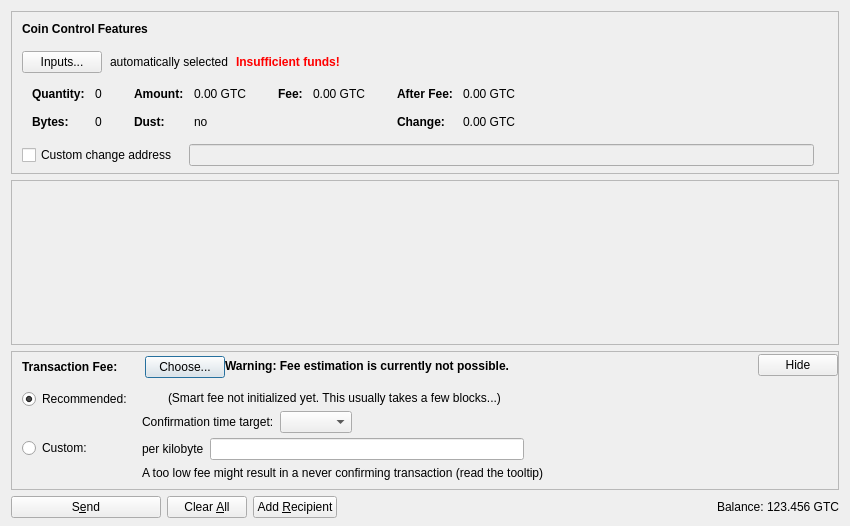
<?xml version="1.0" encoding="UTF-8"?>
<ui version="4.0">
 <class>SendCoinsDialog</class>
 <widget class="QDialog" name="SendCoinsDialog">
  <property name="geometry">
   <rect>
    <x>0</x>
    <y>0</y>
    <width>850</width>
    <height>526</height>
   </rect>
  </property>
  <property name="windowTitle">
   <string>Send Coins</string>
  </property>
  <layout class="QVBoxLayout" name="verticalLayout" stretch="0,1,0,0">
   <property name="bottomMargin">
    <number>8</number>
   </property>
   <item>
    <widget class="QFrame" name="frameCoinControl">
     <property name="sizePolicy">
      <sizepolicy hsizetype="Expanding" vsizetype="Expanding">
       <horstretch>0</horstretch>
       <verstretch>0</verstretch>
      </sizepolicy>
     </property>
     <property name="maximumSize">
      <size>
       <width>16777215</width>
       <height>16777215</height>
      </size>
     </property>
     <property name="frameShape">
      <enum>QFrame::StyledPanel</enum>
     </property>
     <property name="frameShadow">
      <enum>QFrame::Sunken</enum>
     </property>
     <layout class="QVBoxLayout" name="verticalLayoutCoinControl2">
      <property name="spacing">
       <number>0</number>
      </property>
      <property name="leftMargin">
       <number>0</number>
      </property>
      <property name="topMargin">
       <number>0</number>
      </property>
      <property name="rightMargin">
       <number>0</number>
      </property>
      <property name="bottomMargin">
       <number>6</number>
      </property>
      <item>
       <layout class="QVBoxLayout" name="verticalLayoutCoinControl" stretch="0,0,0,0,1">
        <property name="spacing">
         <number>0</number>
        </property>
        <property name="leftMargin">
         <number>10</number>
        </property>
        <property name="topMargin">
         <number>10</number>
        </property>
        <item>
         <layout class="QHBoxLayout" name="horizontalLayoutCoinControl1">
          <property name="bottomMargin">
           <number>15</number>
          </property>
          <item>
           <widget class="QLabel" name="labelCoinControlFeatures">
            <property name="sizePolicy">
             <sizepolicy hsizetype="Preferred" vsizetype="Maximum">
              <horstretch>0</horstretch>
              <verstretch>0</verstretch>
             </sizepolicy>
            </property>
            <property name="font">
             <font>
              <weight>75</weight>
              <bold>true</bold>
             </font>
            </property>
            <property name="styleSheet">
             <string notr="true">font-weight:bold;</string>
            </property>
            <property name="text">
             <string>Coin Control Features</string>
            </property>
           </widget>
          </item>
         </layout>
        </item>
        <item>
         <layout class="QHBoxLayout" name="horizontalLayoutCoinControl2" stretch="0,0,0,0">
          <property name="spacing">
           <number>8</number>
          </property>
          <property name="bottomMargin">
           <number>10</number>
          </property>
          <item>
           <widget class="QPushButton" name="pushButtonCoinControl">
            <property name="styleSheet">
             <string notr="true"/>
            </property>
            <property name="text">
             <string>Inputs...</string>
            </property>
            <property name="autoDefault">
             <bool>false</bool>
            </property>
           </widget>
          </item>
          <item>
           <widget class="QLabel" name="labelCoinControlAutomaticallySelected">
            <property name="text">
             <string>automatically selected</string>
            </property>
            <property name="margin">
             <number>5</number>
            </property>
           </widget>
          </item>
          <item>
           <widget class="QLabel" name="labelCoinControlInsuffFunds">
            <property name="font">
             <font>
              <weight>75</weight>
              <bold>true</bold>
             </font>
            </property>
            <property name="styleSheet">
             <string notr="true">color:red;font-weight:bold;</string>
            </property>
            <property name="text">
             <string>Insufficient funds!</string>
            </property>
            <property name="margin">
             <number>5</number>
            </property>
           </widget>
          </item>
          <item>
           <spacer name="horizontalSpacerCoinControl">
            <property name="orientation">
             <enum>Qt::Horizontal</enum>
            </property>
            <property name="sizeHint" stdset="0">
             <size>
              <width>40</width>
              <height>1</height>
             </size>
            </property>
           </spacer>
          </item>
         </layout>
        </item>
        <item>
         <widget class="QWidget" name="widgetCoinControl" native="true">
          <property name="sizePolicy">
           <sizepolicy hsizetype="Preferred" vsizetype="Preferred">
            <horstretch>0</horstretch>
            <verstretch>0</verstretch>
           </sizepolicy>
          </property>
          <property name="minimumSize">
           <size>
            <width>0</width>
            <height>0</height>
           </size>
          </property>
          <property name="styleSheet">
           <string notr="true"/>
          </property>
          <layout class="QHBoxLayout" name="horizontalLayoutCoinControl5">
           <property name="leftMargin">
            <number>0</number>
           </property>
           <property name="topMargin">
            <number>0</number>
           </property>
           <property name="rightMargin">
            <number>0</number>
           </property>
           <property name="bottomMargin">
            <number>0</number>
           </property>
           <item>
            <layout class="QHBoxLayout" name="horizontalLayoutCoinControl3" stretch="0,0,0,1">
             <property name="spacing">
              <number>20</number>
             </property>
             <property name="topMargin">
              <number>0</number>
             </property>
             <property name="bottomMargin">
              <number>10</number>
             </property>
             <item>
              <layout class="QFormLayout" name="formLayoutCoinControl1">
               <property name="horizontalSpacing">
                <number>10</number>
               </property>
               <property name="verticalSpacing">
                <number>14</number>
               </property>
               <property name="leftMargin">
                <number>10</number>
               </property>
               <property name="topMargin">
                <number>4</number>
               </property>
               <property name="rightMargin">
                <number>6</number>
               </property>
               <item row="0" column="0">
                <widget class="QLabel" name="labelCoinControlQuantityText">
                 <property name="font">
                  <font>
                   <weight>75</weight>
                   <bold>true</bold>
                  </font>
                 </property>
                 <property name="text">
                  <string>Quantity:</string>
                 </property>
                 <property name="margin">
                  <number>0</number>
                 </property>
                </widget>
               </item>
               <item row="0" column="1">
                <widget class="QLabel" name="labelCoinControlQuantity">
                 <property name="cursor">
                  <cursorShape>IBeamCursor</cursorShape>
                 </property>
                 <property name="contextMenuPolicy">
                  <enum>Qt::ActionsContextMenu</enum>
                 </property>
                 <property name="text">
                  <string notr="true">0</string>
                 </property>
                 <property name="margin">
                  <number>0</number>
                 </property>
                 <property name="textInteractionFlags">
                  <set>Qt::LinksAccessibleByMouse|Qt::TextSelectableByKeyboard|Qt::TextSelectableByMouse</set>
                 </property>
                </widget>
               </item>
               <item row="1" column="0">
                <widget class="QLabel" name="labelCoinControlBytesText">
                 <property name="font">
                  <font>
                   <weight>75</weight>
                   <bold>true</bold>
                  </font>
                 </property>
                 <property name="text">
                  <string>Bytes:</string>
                 </property>
                </widget>
               </item>
               <item row="1" column="1">
                <widget class="QLabel" name="labelCoinControlBytes">
                 <property name="cursor">
                  <cursorShape>IBeamCursor</cursorShape>
                 </property>
                 <property name="contextMenuPolicy">
                  <enum>Qt::ActionsContextMenu</enum>
                 </property>
                 <property name="text">
                  <string notr="true">0</string>
                 </property>
                 <property name="textInteractionFlags">
                  <set>Qt::LinksAccessibleByMouse|Qt::TextSelectableByKeyboard|Qt::TextSelectableByMouse</set>
                 </property>
                </widget>
               </item>
              </layout>
             </item>
             <item>
              <layout class="QFormLayout" name="formLayoutCoinControl2">
               <property name="horizontalSpacing">
                <number>10</number>
               </property>
               <property name="verticalSpacing">
                <number>14</number>
               </property>
               <property name="leftMargin">
                <number>6</number>
               </property>
               <property name="topMargin">
                <number>4</number>
               </property>
               <property name="rightMargin">
                <number>6</number>
               </property>
               <item row="0" column="0">
                <widget class="QLabel" name="labelCoinControlAmountText">
                 <property name="font">
                  <font>
                   <weight>75</weight>
                   <bold>true</bold>
                  </font>
                 </property>
                 <property name="text">
                  <string>Amount:</string>
                 </property>
                 <property name="margin">
                  <number>0</number>
                 </property>
                </widget>
               </item>
               <item row="0" column="1">
                <widget class="QLabel" name="labelCoinControlAmount">
                 <property name="cursor">
                  <cursorShape>IBeamCursor</cursorShape>
                 </property>
                 <property name="contextMenuPolicy">
                  <enum>Qt::ActionsContextMenu</enum>
                 </property>
                 <property name="text">
                  <string notr="true">0.00 GTC</string>
                 </property>
                 <property name="textInteractionFlags">
                  <set>Qt::LinksAccessibleByMouse|Qt::TextSelectableByKeyboard|Qt::TextSelectableByMouse</set>
                 </property>
                </widget>
               </item>
               <item row="1" column="0">
                <widget class="QLabel" name="labelCoinControlLowOutputText">
                 <property name="font">
                  <font>
                   <weight>75</weight>
                   <bold>true</bold>
                  </font>
                 </property>
                 <property name="text">
                  <string>Dust:</string>
                 </property>
                </widget>
               </item>
               <item row="1" column="1">
                <widget class="QLabel" name="labelCoinControlLowOutput">
                 <property name="cursor">
                  <cursorShape>IBeamCursor</cursorShape>
                 </property>
                 <property name="contextMenuPolicy">
                  <enum>Qt::ActionsContextMenu</enum>
                 </property>
                 <property name="text">
                  <string notr="true">no</string>
                 </property>
                 <property name="textInteractionFlags">
                  <set>Qt::LinksAccessibleByMouse|Qt::TextSelectableByKeyboard|Qt::TextSelectableByMouse</set>
                 </property>
                </widget>
               </item>
              </layout>
             </item>
             <item>
              <layout class="QFormLayout" name="formLayoutCoinControl3">
               <property name="horizontalSpacing">
                <number>10</number>
               </property>
               <property name="verticalSpacing">
                <number>14</number>
               </property>
               <property name="leftMargin">
                <number>6</number>
               </property>
               <property name="topMargin">
                <number>4</number>
               </property>
               <property name="rightMargin">
                <number>6</number>
               </property>
               <item row="0" column="0">
                <widget class="QLabel" name="labelCoinControlFeeText">
                 <property name="font">
                  <font>
                   <weight>75</weight>
                   <bold>true</bold>
                  </font>
                 </property>
                 <property name="text">
                  <string>Fee:</string>
                 </property>
                 <property name="margin">
                  <number>0</number>
                 </property>
                </widget>
               </item>
               <item row="0" column="1">
                <widget class="QLabel" name="labelCoinControlFee">
                 <property name="cursor">
                  <cursorShape>IBeamCursor</cursorShape>
                 </property>
                 <property name="contextMenuPolicy">
                  <enum>Qt::ActionsContextMenu</enum>
                 </property>
                 <property name="text">
                  <string notr="true">0.00 GTC</string>
                 </property>
                 <property name="textInteractionFlags">
                  <set>Qt::LinksAccessibleByMouse|Qt::TextSelectableByKeyboard|Qt::TextSelectableByMouse</set>
                 </property>
                </widget>
               </item>
              </layout>
             </item>
             <item>
              <layout class="QFormLayout" name="formLayoutCoinControl4">
               <property name="horizontalSpacing">
                <number>10</number>
               </property>
               <property name="verticalSpacing">
                <number>14</number>
               </property>
               <property name="leftMargin">
                <number>6</number>
               </property>
               <property name="topMargin">
                <number>4</number>
               </property>
               <property name="rightMargin">
                <number>6</number>
               </property>
               <item row="0" column="0">
                <widget class="QLabel" name="labelCoinControlAfterFeeText">
                 <property name="font">
                  <font>
                   <weight>75</weight>
                   <bold>true</bold>
                  </font>
                 </property>
                 <property name="text">
                  <string>After Fee:</string>
                 </property>
                 <property name="margin">
                  <number>0</number>
                 </property>
                </widget>
               </item>
               <item row="0" column="1">
                <widget class="QLabel" name="labelCoinControlAfterFee">
                 <property name="cursor">
                  <cursorShape>IBeamCursor</cursorShape>
                 </property>
                 <property name="contextMenuPolicy">
                  <enum>Qt::ActionsContextMenu</enum>
                 </property>
                 <property name="text">
                  <string notr="true">0.00 GTC</string>
                 </property>
                 <property name="textInteractionFlags">
                  <set>Qt::LinksAccessibleByMouse|Qt::TextSelectableByKeyboard|Qt::TextSelectableByMouse</set>
                 </property>
                </widget>
               </item>
               <item row="1" column="0">
                <widget class="QLabel" name="labelCoinControlChangeText">
                 <property name="font">
                  <font>
                   <weight>75</weight>
                   <bold>true</bold>
                  </font>
                 </property>
                 <property name="text">
                  <string>Change:</string>
                 </property>
                </widget>
               </item>
               <item row="1" column="1">
                <widget class="QLabel" name="labelCoinControlChange">
                 <property name="cursor">
                  <cursorShape>IBeamCursor</cursorShape>
                 </property>
                 <property name="contextMenuPolicy">
                  <enum>Qt::ActionsContextMenu</enum>
                 </property>
                 <property name="text">
                  <string notr="true">0.00 GTC</string>
                 </property>
                 <property name="textInteractionFlags">
                  <set>Qt::LinksAccessibleByMouse|Qt::TextSelectableByKeyboard|Qt::TextSelectableByMouse</set>
                 </property>
                </widget>
               </item>
              </layout>
             </item>
            </layout>
           </item>
          </layout>
         </widget>
        </item>
        <item>
         <layout class="QHBoxLayout" name="horizontalLayoutCoinControl4" stretch="0,0,0">
          <property name="spacing">
           <number>12</number>
          </property>
          <property name="sizeConstraint">
           <enum>QLayout::SetDefaultConstraint</enum>
          </property>
          <property name="topMargin">
           <number>5</number>
          </property>
          <property name="rightMargin">
           <number>5</number>
          </property>
          <item>
           <widget class="QCheckBox" name="checkBoxCoinControlChange">
            <property name="toolTip">
             <string>If this is activated, but the change address is empty or invalid, change will be sent to a newly generated address.</string>
            </property>
            <property name="text">
             <string>Custom change address</string>
            </property>
           </widget>
          </item>
          <item>
           <widget class="QValidatedLineEdit" name="lineEditCoinControlChange">
            <property name="enabled">
             <bool>false</bool>
            </property>
            <property name="sizePolicy">
             <sizepolicy hsizetype="Expanding" vsizetype="Fixed">
              <horstretch>0</horstretch>
              <verstretch>0</verstretch>
             </sizepolicy>
            </property>
           </widget>
          </item>
          <item>
           <widget class="QLabel" name="labelCoinControlChangeLabel">
            <property name="sizePolicy">
             <sizepolicy hsizetype="Preferred" vsizetype="Expanding">
              <horstretch>0</horstretch>
              <verstretch>0</verstretch>
             </sizepolicy>
            </property>
            <property name="minimumSize">
             <size>
              <width>0</width>
              <height>0</height>
             </size>
            </property>
            <property name="text">
             <string/>
            </property>
            <property name="margin">
             <number>3</number>
            </property>
           </widget>
          </item>
         </layout>
        </item>
        <item>
         <spacer name="verticalSpacerCoinControl">
          <property name="orientation">
           <enum>Qt::Vertical</enum>
          </property>
          <property name="sizeHint" stdset="0">
           <size>
            <width>800</width>
            <height>1</height>
           </size>
          </property>
         </spacer>
        </item>
       </layout>
      </item>
     </layout>
    </widget>
   </item>
   <item>
    <widget class="QScrollArea" name="scrollArea">
     <property name="widgetResizable">
      <bool>true</bool>
     </property>
     <widget class="QWidget" name="scrollAreaWidgetContents">
      <property name="geometry">
       <rect>
        <x>0</x>
        <y>0</y>
        <width>830</width>
        <height>104</height>
       </rect>
      </property>
      <layout class="QVBoxLayout" name="verticalLayout_2" stretch="0,1">
       <property name="leftMargin">
        <number>0</number>
       </property>
       <property name="topMargin">
        <number>0</number>
       </property>
       <property name="rightMargin">
        <number>0</number>
       </property>
       <property name="bottomMargin">
        <number>0</number>
       </property>
       <item>
        <layout class="QVBoxLayout" name="entries">
         <property name="spacing">
          <number>6</number>
         </property>
        </layout>
       </item>
       <item>
        <spacer name="verticalSpacer">
         <property name="orientation">
          <enum>Qt::Vertical</enum>
         </property>
         <property name="sizeHint" stdset="0">
          <size>
           <width>20</width>
           <height>40</height>
          </size>
         </property>
        </spacer>
       </item>
      </layout>
     </widget>
    </widget>
   </item>
   <item>
    <widget class="QFrame" name="frameFee">
     <property name="sizePolicy">
      <sizepolicy hsizetype="Expanding" vsizetype="Expanding">
       <horstretch>0</horstretch>
       <verstretch>0</verstretch>
      </sizepolicy>
     </property>
     <property name="maximumSize">
      <size>
       <width>16777215</width>
       <height>16777215</height>
      </size>
     </property>
     <property name="frameShape">
      <enum>QFrame::StyledPanel</enum>
     </property>
     <property name="frameShadow">
      <enum>QFrame::Sunken</enum>
     </property>
     <layout class="QVBoxLayout" name="verticalLayoutFee1">
      <property name="spacing">
       <number>0</number>
      </property>
      <property name="leftMargin">
       <number>0</number>
      </property>
      <property name="topMargin">
       <number>0</number>
      </property>
      <property name="rightMargin">
       <number>0</number>
      </property>
      <property name="bottomMargin">
       <number>0</number>
      </property>
      <item>
       <layout class="QVBoxLayout" name="verticalLayoutFee2" stretch="0,0,0">
        <property name="spacing">
         <number>0</number>
        </property>
        <property name="leftMargin">
         <number>10</number>
        </property>
        <property name="topMargin">
         <number>0</number>
        </property>
        <item>
         <layout class="QHBoxLayout" name="horizontalLayoutFee1">
          <property name="bottomMargin">
           <number>0</number>
          </property>
          <item>
           <layout class="QVBoxLayout" name="verticalLayoutFee7">
            <property name="spacing">
             <number>0</number>
            </property>
            <item>
             <spacer name="verticalSpacerSmartFee">
              <property name="orientation">
               <enum>Qt::Vertical</enum>
              </property>
              <property name="sizeType">
               <enum>QSizePolicy::Fixed</enum>
              </property>
              <property name="sizeHint" stdset="0">
               <size>
                <width>1</width>
                <height>4</height>
               </size>
              </property>
             </spacer>
            </item>
            <item>
             <layout class="QHBoxLayout" name="horizontalLayoutSmartFee">
              <property name="spacing">
               <number>10</number>
              </property>
              <item>
               <widget class="QLabel" name="labelFeeHeadline">
                <property name="sizePolicy">
                 <sizepolicy hsizetype="Preferred" vsizetype="Maximum">
                  <horstretch>0</horstretch>
                  <verstretch>0</verstretch>
                 </sizepolicy>
                </property>
                <property name="font">
                 <font>
                  <weight>75</weight>
                  <bold>true</bold>
                 </font>
                </property>
                <property name="styleSheet">
                 <string notr="true">font-weight:bold;</string>
                </property>
                <property name="text">
                 <string>Transaction Fee:</string>
                </property>
               </widget>
              </item>
              <item>
               <widget class="QLabel" name="labelFeeMinimized">
                <property name="text">
                 <string/>
                </property>
               </widget>
              </item>
              <item>
               <widget class="QPushButton" name="buttonChooseFee">
                <property name="text">
                 <string>Choose...</string>
                </property>
               </widget>
              </item>
             </layout>
            </item>
            <item>
             <spacer name="verticalSpacer_5">
              <property name="orientation">
               <enum>Qt::Vertical</enum>
              </property>
              <property name="sizeHint" stdset="0">
               <size>
                <width>1</width>
                <height>1</height>
               </size>
              </property>
             </spacer>
            </item>
           </layout>
          </item>
          <item>
           <widget class="QLabel" name="fallbackFeeWarningLabel">
            <property name="toolTip">
             <string>Using the fallbackfee can result in sending a transaction that will take several hours or days (or never) to confirm. Consider choosing your fee manually or wait until you have validated the complete chain.</string>
            </property>
            <property name="font">
            <font>
                <weight>75</weight>
                <bold>true</bold>
            </font>
            </property>
            <property name="text">
             <string>Warning: Fee estimation is currently not possible.</string>
            </property>
            <property name="wordWrap">
             <bool>false</bool>
            </property>
           </widget>
          </item>
          <item>
           <spacer name="horizontalSpacer_4">
            <property name="orientation">
             <enum>Qt::Horizontal</enum>
            </property>
            <property name="sizeType">
             <enum>QSizePolicy::MinimumExpanding</enum>
            </property>
            <property name="sizeHint" stdset="0">
             <size>
              <width>40</width>
              <height>20</height>
             </size>
            </property>
           </spacer>
          </item>
          <item>
           <widget class="QPushButton" name="buttonMinimizeFee">
            <property name="toolTip">
             <string>collapse fee-settings</string>
            </property>
            <property name="text">
             <string>Hide</string>
            </property>
           </widget>
          </item>
         </layout>
        </item>
        <item>
         <widget class="QFrame" name="frameFeeSelection">
          <layout class="QVBoxLayout" name="verticalLayoutFee12">
           <property name="spacing">
            <number>0</number>
           </property>
           <property name="leftMargin">
            <number>0</number>
           </property>
           <property name="topMargin">
            <number>0</number>
           </property>
           <property name="rightMargin">
            <number>0</number>
           </property>
           <property name="bottomMargin">
            <number>0</number>
           </property>
           <item>
            <layout class="QGridLayout" name="gridLayoutFee">
             <property name="topMargin">
              <number>10</number>
             </property>
             <property name="bottomMargin">
              <number>4</number>
             </property>
             <property name="horizontalSpacing">
              <number>10</number>
             </property>
             <property name="verticalSpacing">
              <number>4</number>
             </property>
             <item row="1" column="1">
              <layout class="QVBoxLayout" name="verticalLayoutFee8">
               <property name="spacing">
                <number>6</number>
               </property>
               <item>
                <layout class="QHBoxLayout" name="horizontalLayoutFee13">
                 <item>
                  <widget class="QLabel" name="labelCustomPerKilobyte">
                   <property name="toolTip">
                    <string>Specify a custom fee per kB (1,000 bytes) of the transaction's virtual size.

Note:  Since the fee is calculated on a per-byte basis, a fee of "100 satoshis per kB" for a transaction size of 500 bytes (half of 1 kB) would ultimately yield a fee of only 50 satoshis.</string>
                   </property>
                   <property name="text">
                    <string>per kilobyte</string>
                   </property>
                  </widget>
                 </item>
                 <item>
                  <widget class="BitcoinAmountField" name="customFee"/>
                 </item>
                 <item>
                  <spacer name="horizontalSpacer_6">
                   <property name="orientation">
                    <enum>Qt::Horizontal</enum>
                   </property>
                   <property name="sizeHint" stdset="0">
                    <size>
                     <width>1</width>
                     <height>1</height>
                    </size>
                   </property>
                  </spacer>
                 </item>
                </layout>
               </item>
               <item>
                <layout class="QHBoxLayout" name="horizontalLayoutFee8">
                 <item>
                  <widget class="QLabel" name="labelCustomFeeWarning">
                   <property name="enabled">
                    <bool>true</bool>
                   </property>
                   <property name="toolTip">
                    <string>When there is less transaction volume than space in the blocks, miners as well as relaying nodes may enforce a minimum fee. Paying only this minimum fee is just fine, but be aware that this can result in a never confirming transaction once there is more demand for nightcoin transactions than the network can process.</string>
                   </property>
                   <property name="text">
                    <string>A too low fee might result in a never confirming transaction (read the tooltip)</string>
                   </property>
                  </widget>
                 </item>
                 <item>
                  <spacer name="horizontalSpacer_2">
                   <property name="orientation">
                    <enum>Qt::Horizontal</enum>
                   </property>
                   <property name="sizeHint" stdset="0">
                    <size>
                     <width>1</width>
                     <height>1</height>
                    </size>
                   </property>
                  </spacer>
                 </item>
                </layout>
               </item>
              </layout>
             </item>
             <item row="0" column="0">
              <layout class="QVBoxLayout" name="verticalLayoutFee4" stretch="0,1">
               <item>
                <widget class="QRadioButton" name="radioSmartFee">
                 <property name="text">
                  <string>Recommended:</string>
                 </property>
                 <property name="checked">
                  <bool>true</bool>
                 </property>
                 <attribute name="buttonGroup">
                  <string notr="true">groupFee</string>
                 </attribute>
                </widget>
               </item>
               <item>
                <spacer name="verticalSpacer_2">
                 <property name="orientation">
                  <enum>Qt::Vertical</enum>
                 </property>
                 <property name="sizeHint" stdset="0">
                  <size>
                   <width>1</width>
                   <height>1</height>
                  </size>
                 </property>
                </spacer>
               </item>
              </layout>
             </item>
             <item row="1" column="0">
              <layout class="QVBoxLayout" name="verticalLayoutFee9" stretch="0,1">
               <item>
                <widget class="QRadioButton" name="radioCustomFee">
                 <property name="text">
                  <string>Custom:</string>
                 </property>
                 <attribute name="buttonGroup">
                  <string notr="true">groupFee</string>
                 </attribute>
                </widget>
               </item>
               <item>
                <spacer name="verticalSpacer_6">
                 <property name="orientation">
                  <enum>Qt::Vertical</enum>
                 </property>
                 <property name="sizeHint" stdset="0">
                  <size>
                   <width>1</width>
                   <height>1</height>
                  </size>
                 </property>
                </spacer>
               </item>
              </layout>
             </item>
             <item row="0" column="1">
              <layout class="QVBoxLayout" name="verticalLayoutFee3" stretch="0,0,1">
               <property name="spacing">
                <number>6</number>
               </property>
               <property name="topMargin">
                <number>2</number>
               </property>
               <item>
                <layout class="QHBoxLayout" name="horizontalLayoutFee12">
                 <item>
                  <widget class="QLabel" name="labelSmartFee">
                   <property name="text">
                    <string/>
                   </property>
                  </widget>
                 </item>
                 <item>
                  <widget class="QLabel" name="labelFeeEstimation">
                   <property name="text">
                    <string/>
                   </property>
                  </widget>
                 </item>
                 <item>
                  <widget class="QLabel" name="labelSmartFee2">
                   <property name="text">
                    <string>(Smart fee not initialized yet. This usually takes a few blocks...)</string>
                   </property>
                  </widget>
                 </item>
                 <item>
                  <spacer name="horizontalSpacer_5">
                   <property name="orientation">
                    <enum>Qt::Horizontal</enum>
                   </property>
                   <property name="sizeHint" stdset="0">
                    <size>
                     <width>1</width>
                     <height>1</height>
                    </size>
                   </property>
                  </spacer>
                 </item>
                </layout>
               </item>
               <item>
                <layout class="QHBoxLayout" name="horizontalLayoutFee9">
                 <item>
                  <layout class="QVBoxLayout" name="verticalLayoutFee6">
                   <item>
                    <widget class="QLabel" name="labelSmartFee3">
                     <property name="text">
                      <string>Confirmation time target:</string>
                     </property>
                    </widget>
                   </item>
                  </layout>
                 </item>
                 <item>
                  <layout class="QVBoxLayout" name="verticalLayoutFee5">
                   <property name="rightMargin">
                    <number>30</number>
                   </property>
                   <item>
                    <layout class="QHBoxLayout" name="horizontalLayoutConfTarget">
                     <property name="bottomMargin">
                      <number>0</number>
                     </property>
                     <item>
                      <widget class="QComboBox" name="confTargetSelector"/>
                     </item>
                     <item>
                      <spacer name="horizontalSpacerConfTarget">
                       <property name="orientation">
                        <enum>Qt::Horizontal</enum>
                       </property>
                       <property name="sizeHint" stdset="0">
                        <size>
                         <width>40</width>
                         <height>20</height>
                        </size>
                       </property>
                      </spacer>
                     </item>
                    </layout>
                   </item>
                  </layout>
                 </item>
                </layout>
               </item>
               <item>
                <spacer name="verticalSpacer_4">
                 <property name="orientation">
                  <enum>Qt::Vertical</enum>
                 </property>
                 <property name="sizeHint" stdset="0">
                  <size>
                   <width>1</width>
                   <height>1</height>
                  </size>
                 </property>
                </spacer>
               </item>
              </layout>
             </item>
            </layout>
           </item>
          </layout>
         </widget>
        </item>
        <item>
         <spacer name="verticalSpacerFee">
          <property name="orientation">
           <enum>Qt::Vertical</enum>
          </property>
          <property name="sizeHint" stdset="0">
           <size>
            <width>40</width>
            <height>5</height>
           </size>
          </property>
         </spacer>
        </item>
       </layout>
      </item>
     </layout>
    </widget>
   </item>
   <item>
    <layout class="QHBoxLayout" name="horizontalLayout">
     <item>
      <widget class="QPushButton" name="sendButton">
       <property name="minimumSize">
        <size>
         <width>150</width>
         <height>0</height>
        </size>
       </property>
       <property name="toolTip">
        <string>Confirm the send action</string>
       </property>
       <property name="text">
        <string>S&amp;end</string>
       </property>
       <property name="icon">
        <iconset resource="../bitcoin.qrc">
         <normaloff>:/icons/send</normaloff>:/icons/send</iconset>
       </property>
       <property name="autoDefault">
        <bool>false</bool>
       </property>
       <property name="default">
        <bool>false</bool>
       </property>
      </widget>
     </item>
     <item>
      <widget class="QPushButton" name="clearButton">
       <property name="sizePolicy">
        <sizepolicy hsizetype="Minimum" vsizetype="Fixed">
         <horstretch>0</horstretch>
         <verstretch>0</verstretch>
        </sizepolicy>
       </property>
       <property name="toolTip">
        <string>Clear all fields of the form.</string>
       </property>
       <property name="text">
        <string>Clear &amp;All</string>
       </property>
       <property name="icon">
        <iconset resource="../bitcoin.qrc">
         <normaloff>:/icons/remove</normaloff>:/icons/remove</iconset>
       </property>
       <property name="autoDefault">
        <bool>false</bool>
       </property>
      </widget>
     </item>
     <item>
      <widget class="QPushButton" name="addButton">
       <property name="toolTip">
        <string>Send to multiple recipients at once</string>
       </property>
       <property name="text">
        <string>Add &amp;Recipient</string>
       </property>
       <property name="icon">
        <iconset resource="../bitcoin.qrc">
         <normaloff>:/icons/add</normaloff>:/icons/add</iconset>
       </property>
       <property name="autoDefault">
        <bool>false</bool>
       </property>
      </widget>
     </item>
     <item>
      <spacer name="horizontalSpacer">
       <property name="orientation">
        <enum>Qt::Horizontal</enum>
       </property>
       <property name="sizeHint" stdset="0">
        <size>
         <width>40</width>
         <height>20</height>
        </size>
       </property>
      </spacer>
     </item>
     <item>
      <layout class="QHBoxLayout" name="horizontalLayout_2">
       <property name="spacing">
        <number>3</number>
       </property>
       <item>
        <widget class="QLabel" name="label">
         <property name="sizePolicy">
          <sizepolicy hsizetype="Preferred" vsizetype="Fixed">
           <horstretch>0</horstretch>
           <verstretch>0</verstretch>
          </sizepolicy>
         </property>
         <property name="text">
          <string>Balance:</string>
         </property>
        </widget>
       </item>
       <item>
        <widget class="QLabel" name="labelBalance">
         <property name="sizePolicy">
          <sizepolicy hsizetype="Preferred" vsizetype="Fixed">
           <horstretch>0</horstretch>
           <verstretch>0</verstretch>
          </sizepolicy>
         </property>
         <property name="cursor">
          <cursorShape>IBeamCursor</cursorShape>
         </property>
         <property name="text">
          <string notr="true">123.456 GTC</string>
         </property>
         <property name="textInteractionFlags">
          <set>Qt::LinksAccessibleByMouse|Qt::TextSelectableByKeyboard|Qt::TextSelectableByMouse</set>
         </property>
        </widget>
       </item>
      </layout>
     </item>
    </layout>
   </item>
  </layout>
 </widget>
 <customwidgets>
  <customwidget>
   <class>QValidatedLineEdit</class>
   <extends>QLineEdit</extends>
   <header>qt/qvalidatedlineedit.h</header>
  </customwidget>
  <customwidget>
   <class>BitcoinAmountField</class>
   <extends>QLineEdit</extends>
   <header>qt/bitcoinamountfield.h</header>
   <container>1</container>
  </customwidget>
 </customwidgets>
 <resources>
  <include location="../bitcoin.qrc"/>
 </resources>
 <connections/>
 <buttongroups>
  <buttongroup name="groupFee"/>
 </buttongroups>
</ui>
